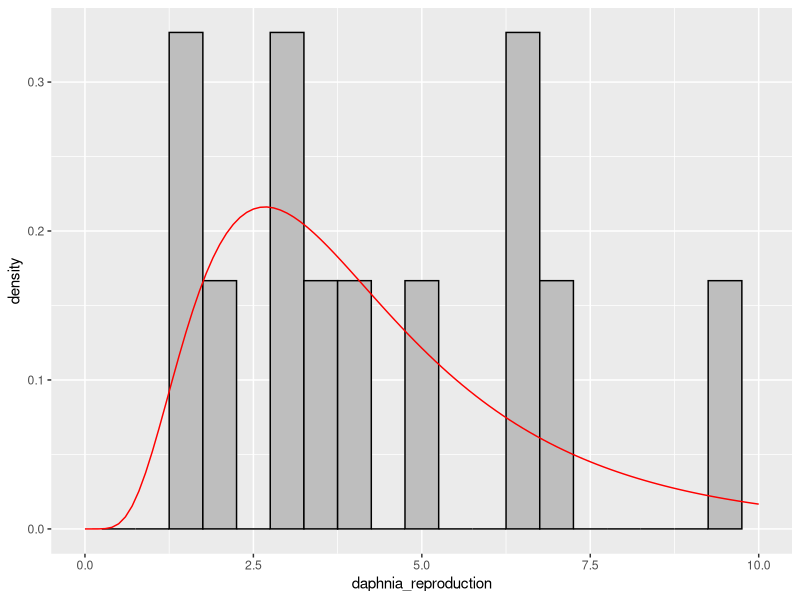
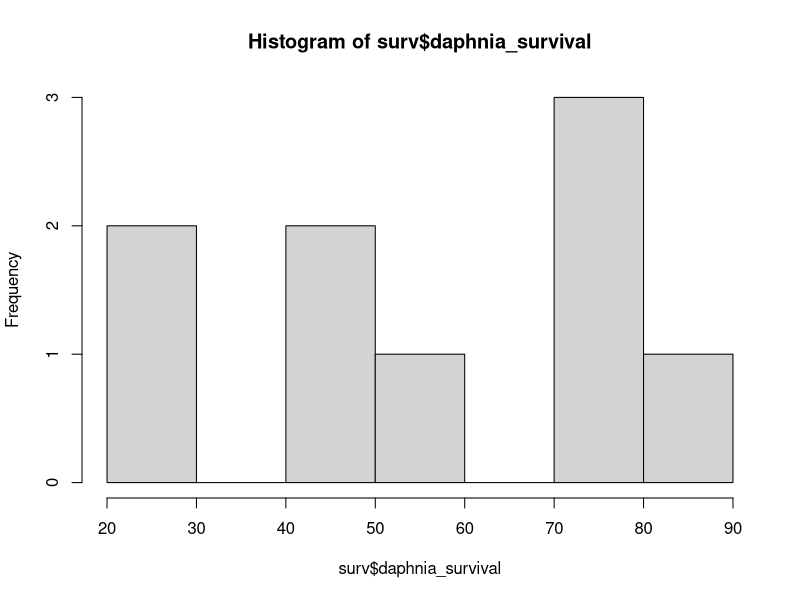
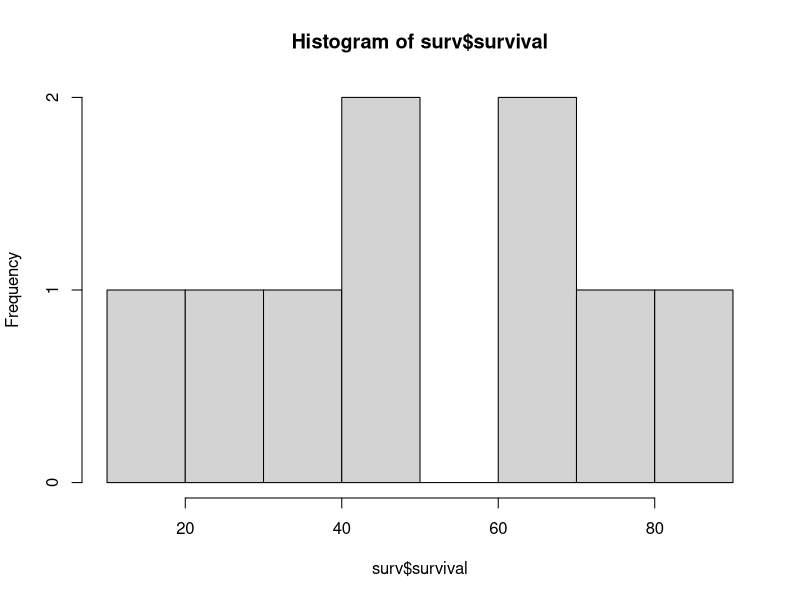
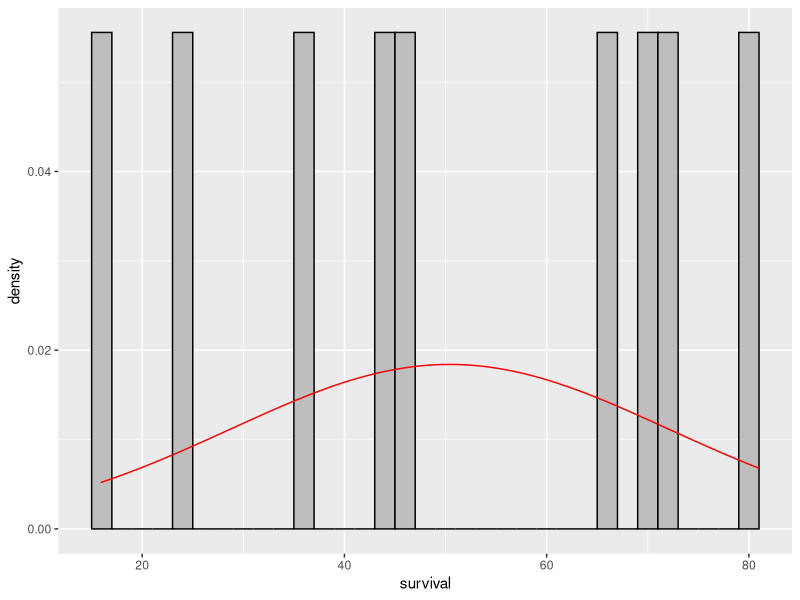
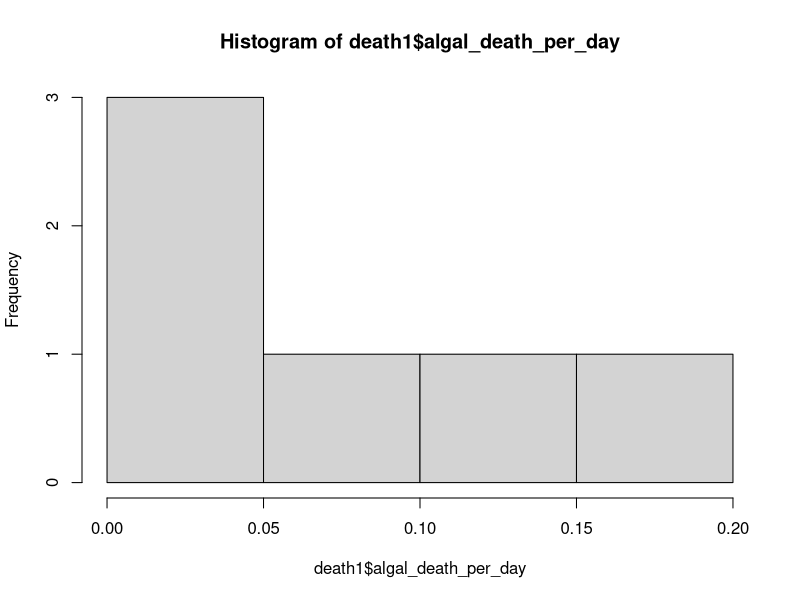
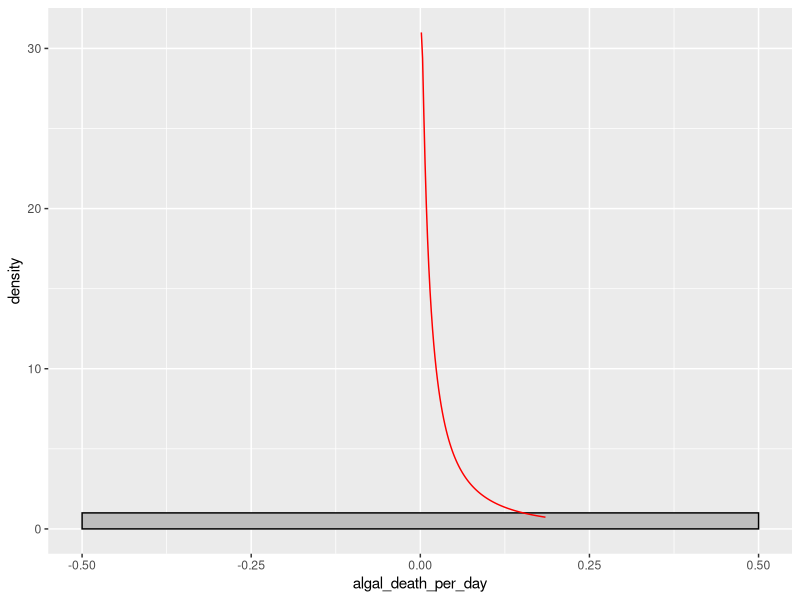
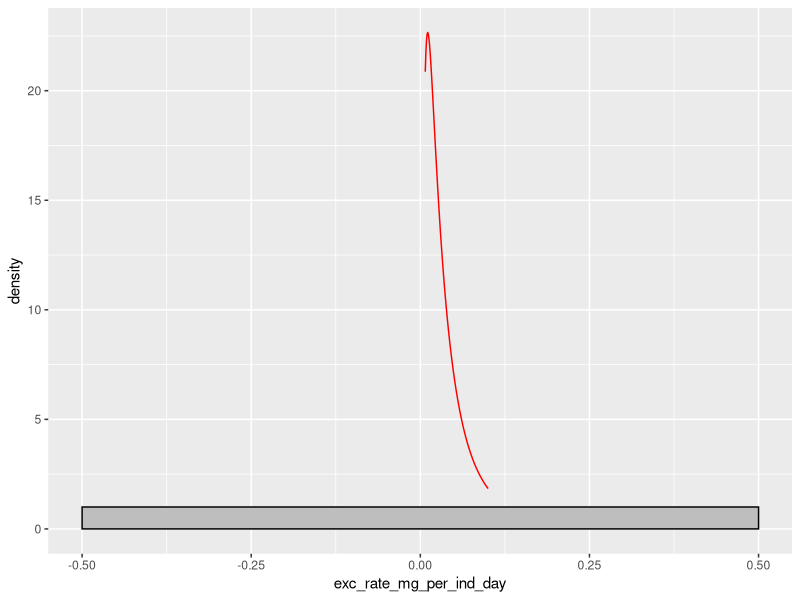
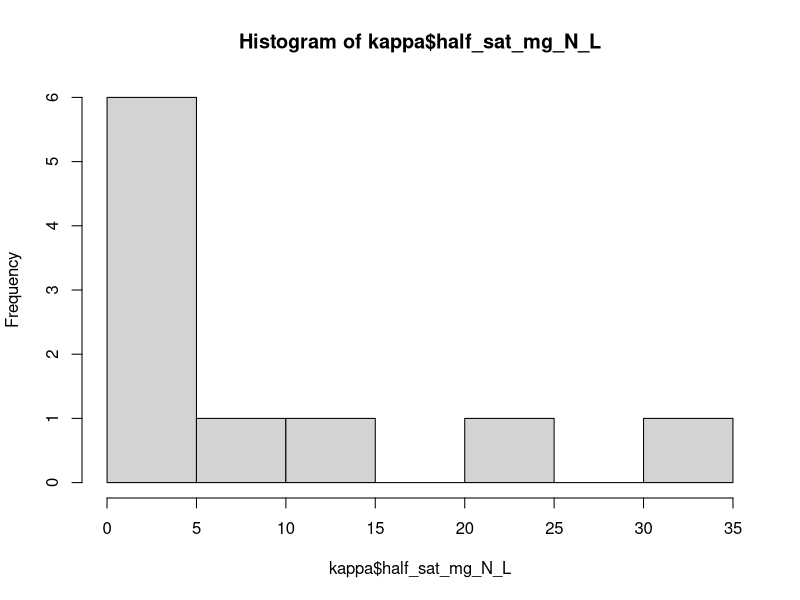

Generate these figures, in order, with R: (Note: this script raises an error after producing the figures.)
## ---- chunk 1
knitr::opts_chunk$set(echo = TRUE)
library(tidyverse)
library(fitdistrplus)
lit <- read.csv("literature_extraction.csv")
## ---- chunk 2
fec_lit <- lit %>% dplyr::select(c("daphnia_reproduction", "sd_repro", "units_reproduction", "Replicates","algal_conc" ,"Authors")) %>%
  filter(daphnia_reproduction != "NA")

q <- fitdist(fec_lit$daphnia_reproduction, "lnorm")
##         estimate Std. Error
#meanlog 1.3227908  0.1681421
#sdlog   0.5824612  0.1188928

y <- seq(0,10, length = 100)
c <- dlnorm(y, meanlog = q$estimate[1], sdlog = q$estimate[2])

df<- data.frame(
  y = y,
  daphnia_reproduction = c
)

p <- ggplot(fec_lit) +
  geom_histogram(aes(x = daphnia_reproduction, y = ..density..),
                 binwidth = .5, fill = "grey", color = "black")+
    scale_x_continuous(limits=c(0,10))


## compute the function on the fly
dlfun <- function(x) {
    with(as.list(q$estimate), dlnorm(x, meanlog, sdlog))
}
p + stat_function(fun=dlfun, color="red")
## ---- chunk 3
surv <- lit %>% dplyr::select("Replicates","daphnia_survival","range") %>% drop_na(daphnia_survival)
hist(surv$daphnia_survival)
## subtract average number of days to large size (based on my experiment- because I need this to be a prior for survival after growth to adult)
surv$survival <- surv$daphnia_survival- 4.8
d<-fitdistr(surv$survival, "normal")
hist(surv$survival)
p <- ggplot(surv) +
  geom_histogram(aes(x = survival, y = ..density..),
                 binwidth = 2, fill = "grey", color = "black") 
dnfun <- function(x) {
    with(as.list(d$estimate), dnorm(x, mean, sd))
}
p + stat_function(fun=dnfun, color="red")

## ---- chunk 4
death1 <- lit %>% dplyr::select("Replicates","Genus","species","algal_death_per_day") %>% filter(algal_death_per_day != "NA")
hist(death1$algal_death_per_day)
dd <- fitdistr(death1$algal_death_per_day, "lognormal")
dd1 <- fitdistr(death1$algal_death_per_day, "gamma")
p <- ggplot(death1) +
  geom_histogram(aes(x = algal_death_per_day, y = ..density..),
                 binwidth = 1, fill = "grey", color = "black") 

dlfun <- function(x) {
  with(as.list(dd$estimate), dlnorm(x, meanlog, sdlog))
}
p + stat_function(fun=dlfun, color="red")

## ---- chunk 5
x <- lit %>% dplyr::select("Replicates", "Excretion.rate","exc_rate_mg_per_ind_day" , "sd_error_excretion", "units_excretion", "algal_conc") %>%
  filter(exc_rate_mg_per_ind_day != "NA") 
xx <- fitdistr(x$exc_rate_mg_per_ind_day, "lognormal")
p <- ggplot(x) +
  geom_histogram(aes(x = exc_rate_mg_per_ind_day, y = ..density..),
                 binwidth = 1, fill = "grey", color = "black") 

dlfun <- function(x) {
  with(as.list(xx$estimate), dlnorm(x, meanlog, sdlog))
}
p + stat_function(fun=dlfun, color="red")

## ---- chunk 6

kappa <- lit %>% dplyr::select(c("Replicates","half_sat_mg_N_L","sd_half_sat","range_half_sat")) %>% filter(half_sat_mg_N_L != "NA")

d <- fitdistr(kappa$half_sat_mg_N_L, "gamma")

hist(kappa$half_sat_mg_N_L)
p <- ggplot(kappa) +
  geom_histogram(aes(x = half_sat_mg_N_L, y = ..density..),
                 binwidth = 1, fill = "grey", color = "black") 

dlfun <- function(x) {
  with(as.list(d$estimate), dlnorm(x, meanlog, sdlog))
}
p + stat_function(fun=dlfun, color="red")
## ---- chunk 7
alpha <- lit %>% dplyr::select("Replicates","max_ammonium_uptake","max_uptake_units","max_uptake_sd")%>% 
                filter(max_ammonium_uptake != "NA")

##convert umol to mg per day per liter
alpha[4,2] <- (500/1000000)*14*1000*24/1000
## convert mol to mg
alpha[5,2] <- 0.696*14
hist(alpha$max_ammonium_uptake)
ad <- fitdistr(alpha$max_ammonium_uptake, "gamma")


## ---- chunk 8
n <- lit %>%dplyr::select("Replicates","nitrification","units.6", "convert_mg_N_day", "sd.2","range.2","X75.quartile") %>%
  filter(nitrification != "NA")%>% filter(units.6 != "g NH4-N g per VSS per day") %>% 
  drop_na(convert_mg_N_day) %>% filter(units.6 != "mg N per g per dry weight day")
## VSS is volatile suspended solid...

n1 <- lit %>% drop_na(nitrification)%>% select_if(not_all_na)   ## drop rows with no response

d <- fitdist(n$convert_mg_N_day, "lnorm")

p <- ggplot(n) +
  geom_histogram(aes(x = convert_mg_N_day, y = ..density..),
                 binwidth = .2, fill = "grey", color = "black") 
## ---- chunk 9
f <- lit %>% dplyr::select("Replicates","Max_filtering","sd_filtering","CI_filtering_upper","CI_filtering_low","units",
                           "daphnia_size") %>% filter(Max_filtering != "NA") %>%
  filter(units != "millions cells per individual per hour") %>% 
  filter(units != "millions chlorella per indiv per hour")

hist(f$Max_filtering)
## ---- chunk 10

## ---- chunk 11

## ---- chunk 12

## ---- chunk 13

## ---- chunk 14
